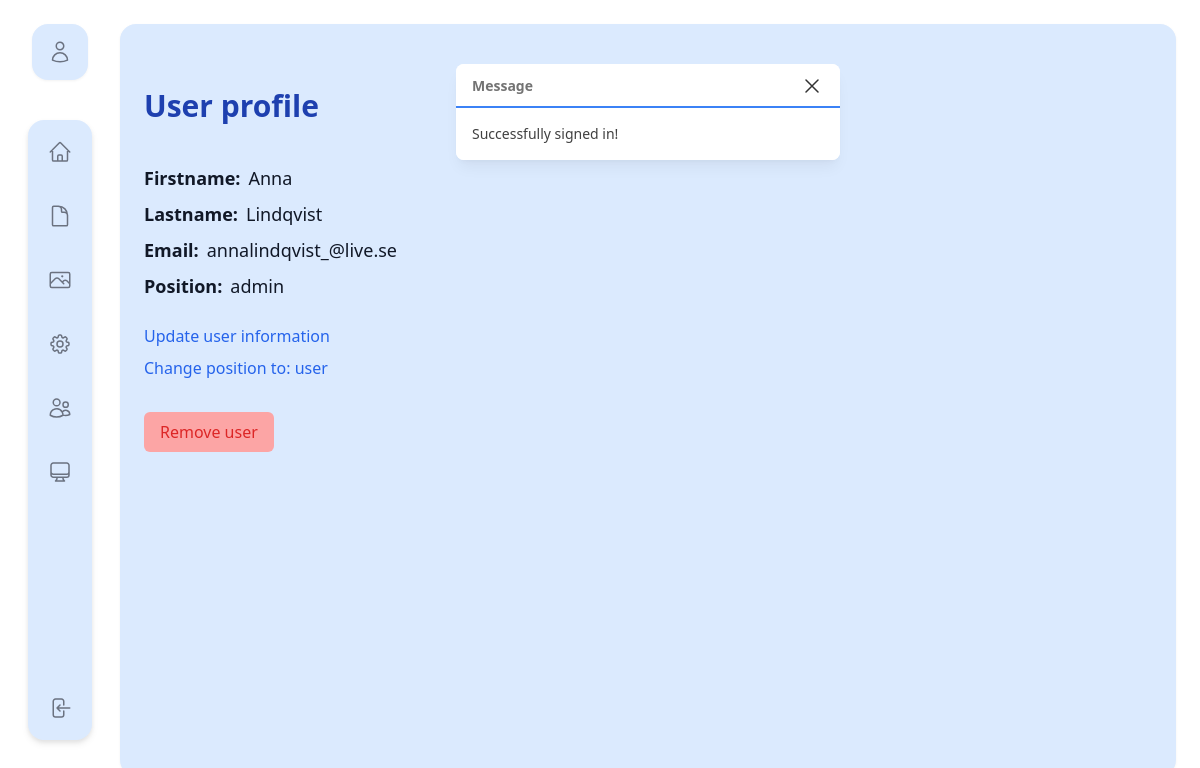
The page /cms-admin/user.php?id=18 (signed in) on the database its author committed.
### tables this page shows
CREATE TABLE `user` (
  `user_id` int(10) UNSIGNED NOT NULL,
  `email` varchar(100) NOT NULL,
  `password` varchar(100) NOT NULL,
  `firstname` varchar(45) NOT NULL,
  `lastname` varchar(45) NOT NULL,
  `position` tinyint(1) DEFAULT 0
);

### public/cms-includes/models/Database.php (called while the page is built, shortened)
<?php
class Database {
protected function __construct() {
    $dsn = "mysql:host=". DB_HOST .";dbname=". DB_NAME;
    try {
        $this->db = new PDO($dsn, DB_USER, DB_PASSWORD);
    } catch (PDOException $e) {
        print_r($e);
    }
}
}
?>

### public/cms-includes/models/User.php (called while the page is built, shortened)
<?php
class User extends Database
{
    public function findOne($id)
    {
        $sql = "SELECT * FROM user WHERE user_id = '$id'";
        $stmt = $this->db->prepare($sql);
        $stmt->execute();
        return $stmt->fetchAll(PDO::FETCH_ASSOC);
    }
}
?>

### public/cms-admin/user.php (the view, shortened to what this page needs)
<?php
include_once ROOT . '/cms-includes/models/Database.php';
include_once ROOT . '/cms-includes/models/User.php';
$user = new User();
if (isset($_GET['id'])) {
    $user_id = $_GET['id'];
    $user_result = $user->findOne($user_id);
    if (!empty($user_result) || is_array($user_result)) {
        foreach ($user_result as $row) {
                $user_firstname = $row['firstname'];
                $user_lastname = $row['lastname'];
                $user_email = $row['email'];
                $user_position = ($row['position'] == 1) ? "admin" : "user";;
                $user_id = $row['user_id'];
            }
    }
}
$title = "User profile";
?>
<!DOCTYPE html>
<html lang="sv">
<head>
    <link rel="stylesheet" href="/cms-content/styles/style.css">
</head>
<body class="w-screen flex">
    <?php include ROOT . '/cms-includes/partials/header.php'; ?>
    <main class="bg-blue-100 flex w-full m-6 flex-col space-y-10 p-6 rounded-2xl drop-shadow-sm p">
    <?php include ROOT . '/cms-includes/partials/session_msg.php'; ?>
     <h1 class="text-3xl font-semibold text-blue-800"><?= $title ?></h1>
    <div>
        <div class="flex">
            <h2 class="mb-2 mr-2 text-lg font-semibold text-gray-900 dark:text-white">Firstname:</h2>
            <p class="mb-2 text-lg text-gray-900 dark:text-white"><?= $user_firstname ?></p>
        </div>
        <div class="flex">
            <h2 class="mb-2 mr-2 text-lg font-semibold text-gray-900 dark:text-white">Lastname:</h2>
            <p class="mb-2 text-lg text-gray-900 dark:text-white"><?= $user_lastname ?></p>
        </div>
        <div class="flex">
            <h2 class="mb-2 mr-2 text-lg font-semibold text-gray-900 dark:text-white">Email:</h2>
            <p class="mb-2 text-lg text-gray-900 dark:text-white"><?= $user_email ?></p>
        </div>
        <div class="flex">
            <h2 class="mb-2 mr-2 text-lg font-semibold text-gray-900 dark:text-white">Position:</h2>
            <p class="mb-2 text-lg text-gray-900 dark:text-white"><?= $user_position ?></p>
        </div>
        <div class="flex flex-col mt-4">
        <?php
            if($_SESSION['position'] == 'admin'){
                echo "<a class='mb-2 text-blue-600 hover:text-blue-700 hover:font-semibold' href='edit_user_info.php?id=$user_id'>Update user information</a>";
                if($user_position == 'admin') {
                    echo "<a class='mb-2 text-blue-600 hover:text-blue-700 hover:font-semibold' href='user.php?change_to_user=$user_id'>Change position to: user</a>";
                }
                echo "<div class='bg-red-300 mt-6 max-w-max rounded-md flex items-center justify-center'>
                        <a class='py-2 px-4 text-red-600 hover:text-red-700 hover:font-semibold' href='user.php?remove_user=$user_id'>Remove user</a>",
                     "</div>";
            }
        ?>
        </div>
    </div>
    </main>
</body>
</html>

### public/cms-content/styles/style.css (style rules this page uses)
html { line-height: 1.5; -webkit-text-size-adjust: 100%; -moz-tab-size: 4; -o-tab-size: 4; tab-size: 4; font-family: ui-sans-serif, system-ui, -apple-system, BlinkMacSystemFont, "Segoe UI", Roboto, "Helvetica Neue", Arial, "Noto Sans", sans-serif, "Apple Color Emoji", "Segoe UI Emoji", "Segoe UI Symbol", "Noto Color Emoji"; font-feature-settings: normal; }
body { margin: 0; line-height: inherit; }
h1, h2, h3, h4, h5, h6 { font-size: inherit; font-weight: inherit; }
a { color: inherit; text-decoration: inherit; }
blockquote, dl, dd, h1, h2, h3, h4, h5, h6, hr, figure, p, pre { margin: 0; }
.m-6 { margin: 1.5rem; }
.mt-4 { margin-top: 1rem; }
.mr-2 { margin-right: 0.5rem; }
.mb-2 { margin-bottom: 0.5rem; }
.mt-6 { margin-top: 1.5rem; }
.flex { display: flex; }
.w-full { width: 100%; }
.w-screen { width: 100vw; }
.max-w-max { max-width: -moz-max-content; max-width: max-content; }
.flex-col { flex-direction: column; }
.items-center { align-items: center; }
.justify-center { justify-content: center; }
.space-y-10 > :not([hidden]) ~ :not([hidden]) { --tw-space-y-reverse: 0; margin-top: calc(2.5rem * calc(1 - var(--tw-space-y-reverse))); margin-bottom: calc(2.5rem * var(--tw-space-y-reverse)); }
.rounded-md { border-radius: 0.375rem; }
.rounded-2xl { border-radius: 1rem; }
.bg-blue-100 { --tw-bg-opacity: 1; background-color: rgb(219 234 254 / var(--tw-bg-opacity)); }
.bg-red-300 { --tw-bg-opacity: 1; background-color: rgb(252 165 165 / var(--tw-bg-opacity)); }
.p-6 { padding: 1.5rem; }
.px-4 { padding-left: 1rem; padding-right: 1rem; }
.py-2 { padding-top: 0.5rem; padding-bottom: 0.5rem; }
.text-lg { font-size: 1.125rem; line-height: 1.75rem; }
.text-3xl { font-size: 1.875rem; line-height: 2.25rem; }
.font-semibold { font-weight: 600; }
.text-blue-600 { --tw-text-opacity: 1; color: rgb(37 99 235 / var(--tw-text-opacity)); }
.text-blue-800 { --tw-text-opacity: 1; color: rgb(30 64 175 / var(--tw-text-opacity)); }
.text-gray-900 { --tw-text-opacity: 1; color: rgb(17 24 39 / var(--tw-text-opacity)); }
.text-red-600 { --tw-text-opacity: 1; color: rgb(220 38 38 / var(--tw-text-opacity)); }
.drop-shadow-sm { --tw-drop-shadow: drop-shadow(0 1px 1px rgb(0 0 0 / 0.05)); filter: var(--tw-blur) var(--tw-brightness) var(--tw-contrast) var(--tw-grayscale) var(--tw-hue-rotate) var(--tw-invert) var(--tw-saturate) var(--tw-sepia) var(--tw-drop-shadow); }

### rows shown on the page
user: firstname "Anna", lastname "Lindqvist", email "annalindqvist_@live.se", position "admin"

### other values the page prints
$_SESSION['message'] "Successfully signed in!"
$title "User profile"
